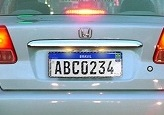
#> input picture deteccao_placas/ANPRwithPython-main/image10.jpg, 164 x 115 px
$ jupyter execute --allow-errors licence_plates_detector.ipynb
#> lines starting #> are read from the running program, lines starting #| are printed output that depends on the picture; after the words box and inside, x2 and y2 are one past the last pixel; in counts of white or black regions, pixels touching at a corner belong together; long printed decimals are rounded
## 0. Install and Import Dependencies

[cell 1]
#!pip install easyocr
#!pip install imutils
#!pip install pytesseract

[cell 2]
import cv2
from matplotlib import pyplot as plt
import numpy as np
import imutils
import easyocr
import pytesseract
from scipy import ndimage
from PIL import Image

## 1. Read in Image, Grayscale and Blur

[cell 3]
img = cv2.imread('image10.jpg')
#> img is the input picture: shape (115, 164, 3); mean B, G, R 169.3, 158.6, 145.2
if img.shape[0] > 500 or img.shape[0] > 500:
    print('cur_size', img.shape)
    new_w = int(img.shape[0] / max(img.shape[0], img.shape[1]) * 500)
    new_h = int(img.shape[1] / max(img.shape[0], img.shape[1]) * 500)
    img = cv2.resize(img, dsize=(new_h, new_w), interpolation=cv2.INTER_CUBIC)
    print('new_size', img.shape)
gray = cv2.cvtColor(img, cv2.COLOR_BGR2GRAY)
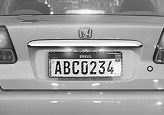
#> gray: shape (115, 164); min 0, max 255, mean 155.8

plt.imshow(cv2.cvtColor(gray, cv2.COLOR_BGR2RGB))

[cell 4]
pixvals = gray
minval = np.percentile(pixvals, 30)
#> minval = 143
maxval = np.percentile(pixvals, 90)
#> maxval = 202
pixvals = np.clip(pixvals, minval, maxval)
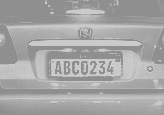
#> pixvals: shape (115, 164) float64; min 143, max 202, mean 166.3
pixvals = ((pixvals - minval) / (maxval - minval)) * 255
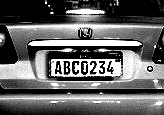
#> pixvals: shape (115, 164) float64; min 0, max 255, mean 100.6
Image.fromarray(pixvals.astype(np.uint8))
pixvals = pixvals.astype(np.uint8)
plt.imshow(cv2.cvtColor(pixvals, cv2.COLOR_BGR2RGB))
gray = pixvals

## 2. Apply filter and find edges for localization

[cell 5]
bfilter = cv2.bilateralFilter(gray, 11, 17, 17) #Noise reduction
edged = cv2.Canny(bfilter, 30, 200) #Edge detection
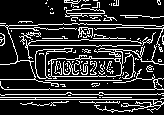
#> edged: shape (115, 164); 19.1% white in thin lines or dots
plt.imshow(cv2.cvtColor(edged, cv2.COLOR_BGR2RGB))

## 3. Find Contours and Apply Mask

[cell 6]
keypoints = cv2.findContours(edged.copy(), cv2.RETR_TREE, cv2.CHAIN_APPROX_SIMPLE)
#> keypoints = 133 contours, 122 with area under 20; largest, box (x1, y1, x2, y2) and area: (48, 45, 164, 79) 1284, (51, 58, 122, 77) 1209, (35, 48, 73, 79) 331, (35, 49, 55, 79) 282, (65, 8, 105, 17) 148
contours = imutils.grab_contours(keypoints)
#> contours has the same summary as keypoints
contours = sorted(contours, key=cv2.contourArea, reverse=True)[:10]
#> contours = 10 contours; largest, box (x1, y1, x2, y2) and area: (48, 45, 164, 79) 1284, (51, 58, 122, 77) 1209, (35, 48, 73, 79) 331, (35, 49, 55, 79) 282, (65, 8, 105, 17) 148

[cell 7]
location = None
for contour in contours:
    approx = cv2.approxPolyDP(contour, 10, True)
    print(len(approx))
    if len(approx) == 4:
        location = approx
        break
#> this loop made 2 passes
#> location on pass 2: [[51, 60], [113, 58], [121, 73], [52, 76]]
#| 11
#| 4

[cell 8]
location
#> Out = [[51, 60], [113, 58], [121, 73], [52, 76]]

[cell 9]
mask = np.zeros(gray.shape, np.uint8)
new_image = cv2.drawContours(mask, [location], 0,255, -1)
#> new_image: shape (115, 164); 5.9% white; 1 white region
new_image = cv2.bitwise_and(img, img, mask=mask)
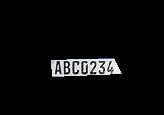
#> new_image: shape (115, 164, 3); mean B, G, R 10.2, 9.9, 9.8

[cell 10]
plt.imshow(cv2.cvtColor(new_image, cv2.COLOR_BGR2RGB))

[cell 11]
(x,y) = np.where(mask==255)
#> x = 1109 values from 58 to 76; y = 1109 values, max 121 at index 1003, min 51 at index 64, mean 84.04
(x1, y1) = (np.min(x), np.min(y))
#> x1 = 58; y1 = 51
(x2, y2) = (np.max(x), np.max(y))
#> x2 = 76; y2 = 121
cropped_image = gray[x1:x2+1, y1:y2+1]

[cell 12]
plt.imshow(cv2.cvtColor(cropped_image, cv2.COLOR_BGR2RGB))

[cell 13]
#tentando aumentar contraste

pixvals = cropped_image
minval = np.percentile(pixvals, 30)
#> minval = 0
maxval = np.percentile(pixvals, 90)
#> maxval = 255
pixvals = np.clip(pixvals, minval, maxval)
pixvals = ((pixvals - minval) / (maxval - minval)) * 255
Image.fromarray(pixvals.astype(np.uint8))
pixvals = pixvals.astype(np.uint8)
to_show = ndimage.median_filter(pixvals, 2)
plt.imshow(cv2.cvtColor(pixvals, cv2.COLOR_BGR2RGB))

[cell 14]
config = r'--oem 3 --psm 6'
pytesseract.pytesseract.tesseract_cmd = r'D:\PROGRAMAS\Tesseract-OCR\tesseract.exe'
print(pytesseract.image_to_string(pixvals, config=config))
#> (this line was passed over: pytesseract is not available in this run)

[cell 15]
#myfunc seta como preto e branco dependendo de um limiar, ex > 150 vira 255 e abaixo vira 0

threshold = (cropped_image.max() + cropped_image.min()) / 2
#> threshold = 127.5
def myfunc(x):
    global threshold
    if x > threshold:
        return 255
    return 0

#aqui "estica" o range dos pixels, para 0 e 255
im_max = cropped_image.max()
#> im_max = 255
def myfunc2(x):
    global im_max
    return ((x*255)/(im_max**2))

[cell 16]
to_show = ndimage.median_filter(cropped_image, 2)
plt.imshow(cv2.cvtColor(to_show, cv2.COLOR_BGR2RGB))

[cell 17]
to_show = ndimage.median_filter(cropped_image, 4)

myfunc_vec = np.vectorize(myfunc2)
result = myfunc_vec(to_show)

img_float32 = np.float32(result)
lab_image = cv2.cvtColor(img_float32, cv2.COLOR_BGR2RGB)

plt.imshow(cv2.cvtColor(img_float32, cv2.COLOR_BGR2RGB))

[cell 18]
to_show = ndimage.median_filter(img_float32, 2)
plt.imshow(cv2.cvtColor(to_show, cv2.COLOR_BGR2RGB))
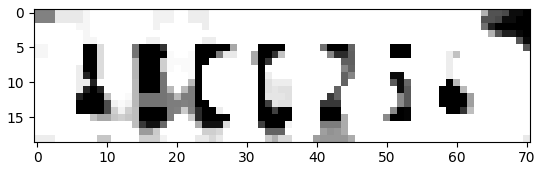
#> figure drawn by matplotlib, 1 panel

[cell 19]
config = r'--oem 3 --psm 6'
pytesseract.pytesseract.tesseract_cmd = r'D:\PROGRAMAS\Tesseract-OCR\tesseract.exe'
print(pytesseract.image_to_string(to_show, config=config))
#> (this line was passed over: pytesseract is not available in this run)

[cell 20]
# Deep copy for results:
inputImageCopy = cropped_image.copy()

# Convert BGR to grayscale:
grayscaleImage = cropped_image #cv2.cvtColor(cropped_image, cv2.COLOR_BGR2GRAY)

# Threshold via Otsu:
threshValue, binaryImage = cv2.threshold(grayscaleImage, 0, 255, cv2.THRESH_BINARY_INV+cv2.THRESH_OTSU)
#> threshValue = 129

# Flood-fill border, seed at (0,0) and use black (0) color:
cv2.floodFill(binaryImage, None, (0, 0), 0)

# Get each bounding box
# Find the big contours/blobs on the filtered image:
contours, hierarchy = cv2.findContours(binaryImage, cv2.RETR_EXTERNAL, cv2.CHAIN_APPROX_SIMPLE)
#> contours = 19 contours, 12 with area under 20; largest, box (x1, y1, x2, y2) and area: (30, 3, 37, 17) 72, (12, 3, 20, 17) 62, (4, 3, 11, 16) 44, (21, 3, 28, 17) 36, (39, 3, 46, 17) 29, (48, 3, 54, 16) 26, (56, 3, 63, 16) 20

rects = []
minArea = 0.03 # 3% do tamanho total, arbitrário
maxArea = 0.3 # 10% do tamanho total, arbitrário
image = cropped_image.copy()
imgArea = image.shape[0] * image.shape[1]
#> imgArea = 1349
print('len', len(contours))
#| len 19
for _, c in enumerate(contours):
    boundRect = cv2.boundingRect(c)
    rectX = boundRect[0]
    rectY = boundRect[1]
    rectWidth = boundRect[2]
    rectHeight = boundRect[3]
    #plt.imshow(cv2.cvtColor(cropped_image, cv2.COLOR_BGR2RGB))
    rectArea = rectWidth * rectHeight
    print('rectArea:', rectArea, 'imgArea:', imgArea, '% area:', rectArea/imgArea)
    if  rectArea/imgArea > minArea and rectArea/imgArea < maxArea:
        print(boundRect)
        rects.append(boundRect)
        image = cv2.rectangle(image, (rectX, rectY), (rectX + rectWidth, rectY + rectHeight), (0,0,0), 1)
#> this loop made 19 passes
#> (rectX, rectY, rectWidth, rectHeight, rectArea) on passes 12 to 18: (56, 3, 7, 13, 91), (48, 3, 6, 13, 78), (39, 3, 7, 14, 98), (30, 3, 7, 14, 98), (21, 3, 7, 14, 98), (12, 3, 8, 14, 112), (4, 3, 7, 13, 91)
#> (c, rectX, rectY, rectWidth, rectHeight, rectArea) on pass 9: ([[70, 16], [68, 18], [64, 18], [68, 18]], 64, 16, 7, 3, 21)
#| rectArea: 7 imgArea: 1349 % area: 0.005189
#| rectArea: 10 imgArea: 1349 % area: 0.007413
#| rectArea: 2 imgArea: 1349 % area: 0.001483
#| rectArea: 3 imgArea: 1349 % area: 0.002224
#| rectArea: 2 imgArea: 1349 % area: 0.001483
#| rectArea: 1 imgArea: 1349 % area: 0.0007413
#| rectArea: 8 imgArea: 1349 % area: 0.00593
#| rectArea: 3 imgArea: 1349 % area: 0.002224
#> (further printed lines are left out)
#> after the loop, rects = [(56, 3, 7, 13), (48, 3, 6, 13), (39, 3, 7, 14), (30, 3, 7, 14), (21, 3, 7, 14), (12, 3, 8, 14), (4, 3, 7, 13)]
        # [5 lines of commented-out code are left out]
plt.imshow(cv2.cvtColor(image, cv2.COLOR_BGR2RGB))
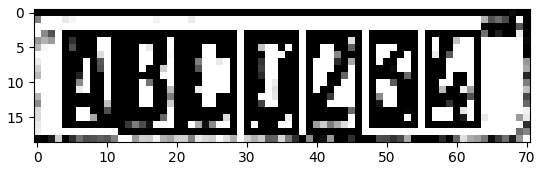
#> figure drawn by matplotlib, 1 panel

[cell 21]
#usando pytesseract
rects = sorted(rects, key=lambda x: x[0])
#> rects = [(4, 3, 7, 13), (12, 3, 8, 14), (21, 3, 7, 14), (30, 3, 7, 14), (39, 3, 7, 14), (48, 3, 6, 13), (56, 3, 7, 13)]
config = r'--oem 3 --psm 6'
pytesseract.pytesseract.tesseract_cmd = r'D:\PROGRAMAS\Tesseract-OCR\tesseract.exe'
#> (the rest of this cell did not finish here and is left out)

[cell 22]
#usando easyocr
rects = sorted(rects, key=lambda x: x[0])
#> (the rest of this cell did not finish here and is left out)

[cell 23]
def binarize(x):
    if x > 127:
        return 255
    return 0

[cell 24]
#tratando as imagens

for boundRect in rects:
    rectX = boundRect[0] -5 if boundRect[0] -5 >= 0 else boundRect[0]
    rectY = boundRect[1] - 5 if boundRect[1] -5 >= 0 else boundRect[1]
    rectWidth = boundRect[2] + 10
    rectHeight = boundRect[3] + 10
    to_show = cropped_image[rectY: rectY + rectHeight, rectX: rectX + rectWidth]

    #tests
    #to_show = ndimage.median_filter(to_show, 2)
    #to_show = ndimage.median_filter(to_show, 2)
    #to_show = binarize(to_show)
    plt.figure()
    plt.imshow(cv2.cvtColor(to_show, cv2.COLOR_BGR2RGB))
#> this loop made 7 passes
#> (boundRect, rectX, rectWidth, rectHeight) on passes 1 to 7: ((4, 3, 7, 13), 4, 17, 23), ((12, 3, 8, 14), 7, 18, 24), ((21, 3, 7, 14), 16, 17, 24), ((30, 3, 7, 14), 25, 17, 24), ((39, 3, 7, 14), 34, 17, 24), ((48, 3, 6, 13), 43, 16, 23), ((56, 3, 7, 13), 51, 17, 23)
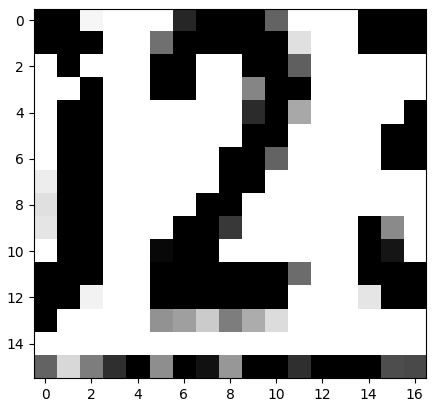
#> figure drawn by matplotlib, 1 panel
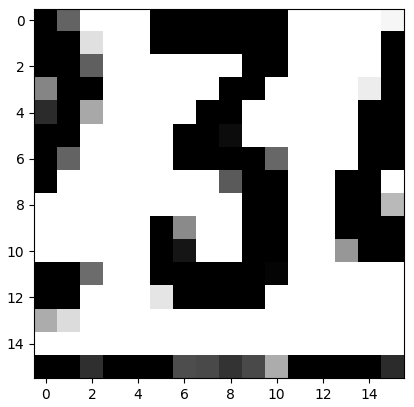
#> figure drawn by matplotlib, 1 panel
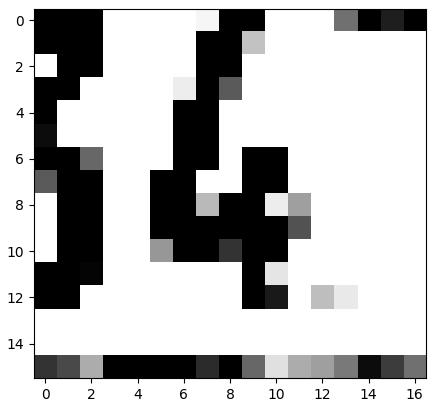
#> figure drawn by matplotlib, 1 panel

## 4. Use Easy OCR To Read Text

#> (a cell that did not finish here is left out)

## 5. Render Result

[cell 26]
text = result[0][-2]
#> text = 0
font = cv2.FONT_HERSHEY_SIMPLEX
#> font = 0
#> (the rest of this cell did not finish here and is left out)
